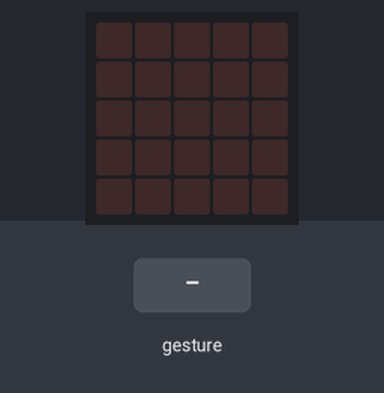
Recording of a program running on a simulated BBC micro:bit (MakeCode). On the bench: the board's 5×5 LED display. The test bench sets the inputs (shaded band). Random numbers come from a fixed seed; a tilt is held for 1.5 s and a shake lasts 1 s, then the board lies face up again.

Above: at 1.2 s.
1.3 s: gesture 'shake'
At 2.0 s:
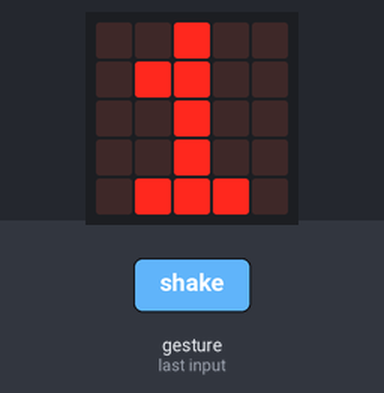
At 4.3 s:
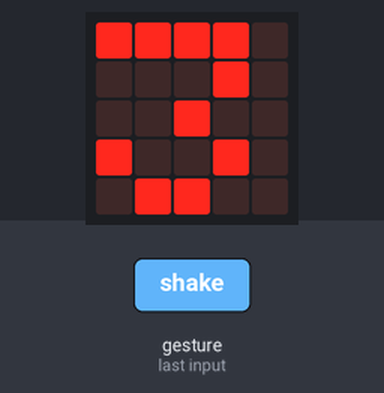
Timing chart, 0 to 5.8 s (numbered marks = the images above; inputs shaded):
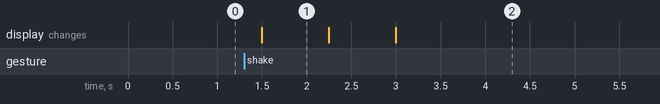

Measured:
- after the input at 1.3 s, the display: changes after 0.20 s (image 1)
- what the display in image 1 shows lasts 0.8 s, from 1.5 s to 2.3 s

The program:

main.ts
```typescript
let OPCIONES = 0
input.onGesture(Gesture.Shake, function () {
    basic.showNumber(1)
    basic.showNumber(2)
    basic.showNumber(3)
    OPCIONES = randint(1, 3)
    if (OPCIONES == 0) {
        basic.showLeds(`
            . . # # .
            . . # . .
            . . # . .
            . # # . .
            . # # . .
            `)
        music.play(music.stringPlayable("C E F E F E F D ", 120), music.PlaybackMode.UntilDone)
        basic.pause(100)
    } else if (OPCIONES == 2) {
        basic.showLeds(`
            . . # # .
            . . # . #
            . . # . .
            . # # . .
            . # # . .
            `)
        music.play(music.stringPlayable("C D E F E D E D ", 120), music.PlaybackMode.UntilDone)
        basic.pause(100)
    } else if (OPCIONES == 2) {
        basic.showIcon(IconNames.Scissors)
        music.play(music.stringPlayable("A C5 B G B D E D ", 120), music.PlaybackMode.UntilDone)
    }
})
```

test.ts
```typescript
// aquí va el archivo "tests"; esto no se compilará cuando este paquete se utilice como una extensión.
```
